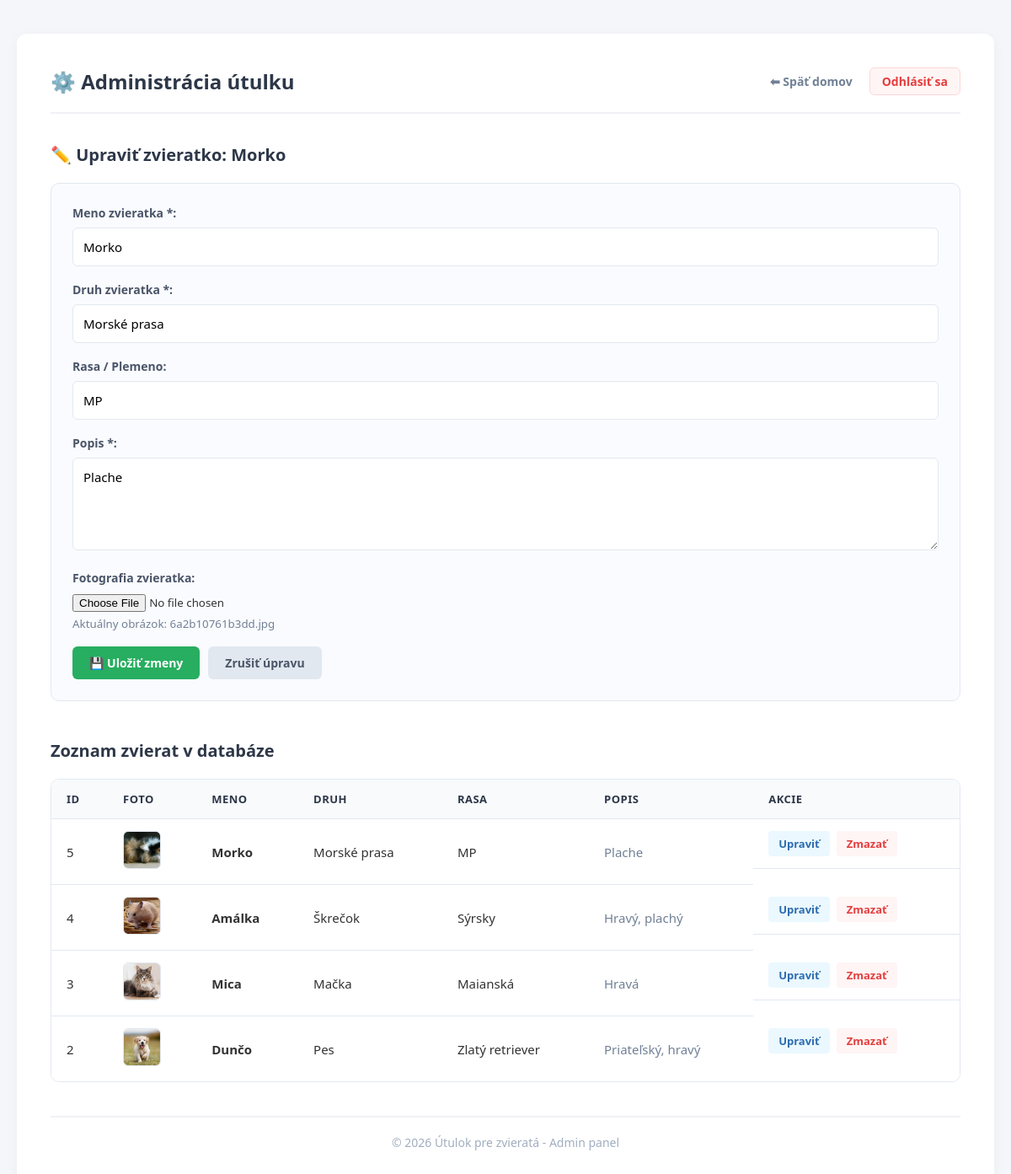
/admin/index.php?edit_id=5, run on the app's committed database.
### tables this page shows
CREATE TABLE `animals` (
  `id` int(11) NOT NULL,
  `name` varchar(100) NOT NULL,
  `species` varchar(50) NOT NULL,
  `breed` varchar(100) DEFAULT NULL,
  `description` text NOT NULL,
  `created_at` timestamp NOT NULL DEFAULT current_timestamp(),
  `image` varchar(255) DEFAULT 'default.jpg'
);

### classes/Model.php (called while the page is built, shortened)
<?php
abstract class Model {
    public function __construct($db) {
        $this->db = $db;
    }
}

### classes/Animal.php (called while the page is built, shortened)
<?php
require_once __DIR__ . '/Model.php';
class Animal extends Model {
    private $table_name = "animals";
    public function getAll() {
        $query = "SELECT * FROM " . $this->table_name . " ORDER BY id DESC";
        $statement = $this->db->prepare($query);
        $statement->execute();
        return $statement->fetchAll(PDO::FETCH_ASSOC);
    }
    public function getById($id) {
        $query = "SELECT * FROM " . $this->table_name . " WHERE id = :id LIMIT 1";
        $statement = $this->db->prepare($query);
        $statement->execute(['id' => $id]);
        return $statement->fetch(PDO::FETCH_ASSOC);
    }
}

### admin/index.php (the view, shortened to what this page needs)
<?php
require_once '../classes/Animal.php';
$edit_animal = null;
$database = new Database();
$db = $database->getConnection();
if ($db) {
    $animalModel = new Animal($db);
    if (isset($_GET['edit_id'])) {
        $edit_id = intval($_GET['edit_id']);
        $edit_animal = $animalModel->getById($edit_id);
    }
    $animals = $animalModel->getAll();
} else {
    $error = "Chyba: Nepodarilo sa spojiť s databázou.";
    $animals = [];
}
?>
<!DOCTYPE html>
<html lang="sk">
<head>
    <link rel="stylesheet" href="assets/css/adminStyle.css">
</head>
<body>
    <div class="container">
        <header class="admin-header">
            <h1>⚙️ Administrácia útulku</h1>
            <nav class="admin-nav">
                <a href="../index.php" class="btn-back">⬅ Späť domov</a>
                <a href="../logout.php" class="logout-link">Odhlásiť sa</a>
            </nav>
        </header>
        <main>
            <h2><?php echo $edit_animal ? "✏️ Upraviť zvieratko: " . htmlspecialchars($edit_animal['name']) : "➕ Pridanie nového zvieratka"; ?></h2>
            <form action="index.php" method="POST" enctype="multipart/form-data" class="admin-form">
                <div class="form-group">
                    <label for="name">Meno zvieratka *:</label>
                    <input type="text" id="name" name="name" value="<?php echo $edit_animal ? htmlspecialchars($edit_animal['name']) : ''; ?>" required>
                </div>
                <div class="form-group">
                    <label for="species">Druh zvieratka *:</label>
                    <input type="text" id="species" name="species" value="<?php echo $edit_animal ? htmlspecialchars($edit_animal['species']) : ''; ?>" required>
                </div>
                <div class="form-group">
                    <label for="breed">Rasa / Plemeno:</label>
                    <input type="text" id="breed" name="breed" value="<?php echo $edit_animal ? htmlspecialchars($edit_animal['breed']) : ''; ?>">
                </div>
                <div class="form-group">
                    <label for="description">Popis *:</label>
                    <textarea id="description" name="description" required><?php echo $edit_animal ? htmlspecialchars($edit_animal['description']) : ''; ?></textarea>
                </div>
                <div class="form-group">
                    <label for="image">Fotografia zvieratka:</label>
                    <input type="file" id="image" name="image" accept="image/*">
                    <?php if ($edit_animal && !empty($edit_animal['image'])): ?>
                        <small style="display:block; margin-top:5px; color:#718096;">Aktuálny obrázok: <?php echo htmlspecialchars($edit_animal['image']); ?></small>
                    <?php endif; ?>
                </div>
                <div class="form-actions">
                    <button type="submit" class="btn btn-success">
                        <?php echo $edit_animal ? "💾 Uložiť zmeny" : "➕ Pridať do databázy"; ?>
                    </button>
                    <?php if ($edit_animal): ?>
                        <a href="index.php" class="btn btn-cancel">Zrušiť úpravu</a>
                    <?php endif; ?>
                </div>
            </form>
            <h2>Zoznam zvierat v databáze</h2>
            <?php if (empty($animals)): ?>
                <p class="no-data">V databáze nie sú žiadne zvieratá.</p>
            <?php else: ?>
                <div class="table-responsive">
                    <table>
                        <thead>
                            <tr>
                                <th>ID</th>
                                <th>Foto</th>
                                <th>Meno</th>
                                <th>Druh</th>
                                <th>Rasa</th>
                                <th>Popis</th>
                                <th class="actions-th">Akcie</th>
                            </tr>
                        </thead>
                        <tbody>
                            <?php foreach ($animals as $animal): ?>
                                <tr>
                                    <td><?php echo $animal['id']; ?></td>
                                    <td>
                                        <img src="../assets/img/<?php echo htmlspecialchars($animal['image'] ?? 'default.jpg'); ?>" alt="Foto" style="width: 45px; height: 45px; object-fit: cover; border-radius: 6px; border: 1px solid #e2e8f0;">
                                    </td>
                                    <td><strong><?php echo htmlspecialchars($animal['name']); ?></strong></td>
                                    <td><?php echo htmlspecialchars($animal['species']); ?></td>
                                    <td><?php echo htmlspecialchars($animal['breed']); ?></td>
                                    <td class="td-desc"><?php echo htmlspecialchars($animal['description']); ?></td>
                                    <td class="td-actions">
                                        <a href="index.php?edit_id=<?php echo $animal['id']; ?>" class="btn btn-edit">Upraviť</a>
                                        <form action="index.php" method="POST" onsubmit="return confirm('Naozaj chcete zmazať zvieratko <?php echo htmlspecialchars($animal['name']); ?>?');" class="inline-form">
                                            <button type="submit" class="btn btn-delete">Zmazať</button>
                                        </form>
                                    </td>
                                </tr>
                            <?php endforeach; ?>
                        </tbody>
                    </table>
                </div>
            <?php endif; ?>
        </main>
        <footer>
            <p>&copy; <?php echo date('Y'); ?> Útulok pre zvieratá - Admin panel</p>
        </footer>
    </div>
</body>
</html>

### admin/assets/css/adminStyle.css (style rules this page uses)
:root { --primary: #2d3748; --accent: #6f42c1; --success: #27ae60; --danger: #e53e3e; --bg: #f4f6f9; --border: #e2e8f0; }
* { margin: 0; padding: 0; box-sizing: border-box; font-family: 'Segoe UI', Tahoma, Geneva, Verdana, sans-serif; }
body { background-color: var(--bg); color: #333; padding: 0 20px; }
.container { max-width: 1200px; margin: 40px auto 50px auto; background: #ffffff; padding: 40px; border-radius: 12px; box-shadow: 0 4px 15px rgba(0, 0, 0, 0.04); }
.admin-header { display: flex; justify-content: space-between; align-items: center; border-bottom: 2px solid #f0f2f5; padding-bottom: 20px; margin-bottom: 35px; }
.admin-header h1 { font-size: 24px; color: var(--primary); }
.admin-nav { display: flex; align-items: center; gap: 20px; }
.btn-back { text-decoration: none; color: #718096; font-weight: 600; font-size: 14px; transition: color 0.2s; }
.logout-link { text-decoration: none; color: var(--danger); font-weight: bold; font-size: 14px; background: #fff5f5; padding: 6px 14px; border-radius: 6px; border: 1px solid #fed7d7; transition: all 0.2s; }
h2 { color: var(--primary); font-size: 20px; font-weight: 600; margin-bottom: 20px; }
.admin-form { margin-bottom: 45px; background: #fafbfe; padding: 25px; border-radius: 10px; border: 1px solid var(--border); }
.form-group { margin-bottom: 18px; }
label { display: block; margin-bottom: 8px; font-weight: 600; font-size: 14px; color: #4a5568; }
input[type="text"], textarea { width: 100%; padding: 12px; border: 1px solid var(--border); border-radius: 6px; box-sizing: border-box; font-size: 15px; transition: all 0.2s; }
textarea { height: 110px; resize: vertical; }
.form-actions { display: flex; gap: 10px; }
.btn { display: inline-block; padding: 10px 20px; border: none; border-radius: 6px; cursor: pointer; font-weight: 600; font-size: 14px; text-decoration: none; text-align: center; transition: opacity 0.2s, transform 0.1s; }
.btn-success { background-color: var(--success); color: white; }
.btn-cancel { background-color: #e2e8f0; color: #4a5568; }
.table-responsive { overflow-x: auto; border: 1px solid var(--border); border-radius: 10px; }
table { width: 100%; border-collapse: collapse; background: white; }
th, td { padding: 14px 18px; text-align: left; border-bottom: 1px solid var(--border); font-size: 15px; }
th { background-color: #f8fafc; color: var(--primary); font-weight: 600; font-size: 13px; text-transform: uppercase; letter-spacing: 0.5px; }
tr:last-child td { border-bottom: none; }
.td-desc { color: #718096; max-width: 400px; }
.td-actions { display: flex; gap: 8px; align-items: center; }
.inline-form { display: inline-block; }
.btn-edit { background-color: #ebf8ff; color: #2b6cb0; padding: 6px 12px; font-size: 13px; border-radius: 4px; }
.btn-delete { background-color: #fff5f5; color: var(--danger); padding: 6px 12px; font-size: 13px; border-radius: 4px; }
footer { text-align: center; margin-top: 40px; border-top: 2px solid #f0f2f5; padding-top: 20px; color: #a0aec0; font-size: 14px; }

### data on the page
animals: name "Morko", species "Morské prasa", breed "MP", description "Plache", image "6a2b10761b3dd.jpg", id "5", image (picture)
animals: id "4", image (picture), name "Amálka", species "Škrečok", breed "Sýrsky", description "Hravý, plachý"
animals: id "3", image (picture), name "Mica", species "Mačka", breed "Maianská", description "Hravá"
animals: id "2", image (picture), name "Dunčo", species "Pes", breed "Zlatý retriever", description "Priateľský, hravý"
